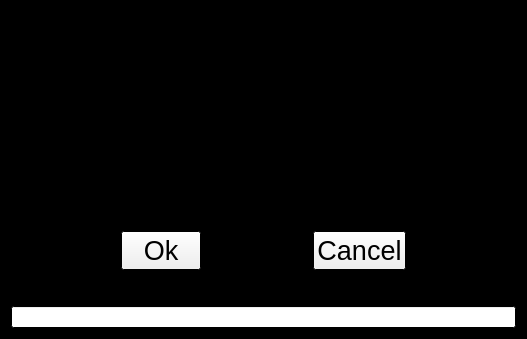
<?xml version="1.0" encoding="UTF-8"?>
<ui version="4.0">
 <class>UpgraderMain</class>
 <widget class="QWidget" name="UpgraderMain">
  <property name="geometry">
   <rect>
    <x>0</x>
    <y>0</y>
    <width>527</width>
    <height>339</height>
   </rect>
  </property>
  <property name="palette">
   <palette>
    <active>
     <colorrole role="Base">
      <brush brushstyle="SolidPattern">
       <color alpha="255">
        <red>255</red>
        <green>255</green>
        <blue>255</blue>
       </color>
      </brush>
     </colorrole>
     <colorrole role="Window">
      <brush brushstyle="SolidPattern">
       <color alpha="255">
        <red>0</red>
        <green>0</green>
        <blue>0</blue>
       </color>
      </brush>
     </colorrole>
    </active>
    <inactive>
     <colorrole role="Base">
      <brush brushstyle="SolidPattern">
       <color alpha="255">
        <red>255</red>
        <green>255</green>
        <blue>255</blue>
       </color>
      </brush>
     </colorrole>
     <colorrole role="Window">
      <brush brushstyle="SolidPattern">
       <color alpha="255">
        <red>0</red>
        <green>0</green>
        <blue>0</blue>
       </color>
      </brush>
     </colorrole>
    </inactive>
    <disabled>
     <colorrole role="Base">
      <brush brushstyle="SolidPattern">
       <color alpha="255">
        <red>0</red>
        <green>0</green>
        <blue>0</blue>
       </color>
      </brush>
     </colorrole>
     <colorrole role="Window">
      <brush brushstyle="SolidPattern">
       <color alpha="255">
        <red>0</red>
        <green>0</green>
        <blue>0</blue>
       </color>
      </brush>
     </colorrole>
    </disabled>
   </palette>
  </property>
  <layout class="QGridLayout" name="gridLayout">
   <item row="0" column="0" colspan="5">
    <widget class="QLabel" name="infoLabel">
     <property name="sizePolicy">
      <sizepolicy hsizetype="Preferred" vsizetype="Expanding">
       <horstretch>0</horstretch>
       <verstretch>0</verstretch>
      </sizepolicy>
     </property>
     <property name="palette">
      <palette>
       <active>
        <colorrole role="WindowText">
         <brush brushstyle="SolidPattern">
          <color alpha="255">
           <red>255</red>
           <green>255</green>
           <blue>255</blue>
          </color>
         </brush>
        </colorrole>
       </active>
       <inactive>
        <colorrole role="WindowText">
         <brush brushstyle="SolidPattern">
          <color alpha="255">
           <red>255</red>
           <green>255</green>
           <blue>255</blue>
          </color>
         </brush>
        </colorrole>
       </inactive>
       <disabled>
        <colorrole role="WindowText">
         <brush brushstyle="SolidPattern">
          <color alpha="255">
           <red>118</red>
           <green>118</green>
           <blue>117</blue>
          </color>
         </brush>
        </colorrole>
       </disabled>
      </palette>
     </property>
     <property name="font">
      <font>
       <pointsize>20</pointsize>
      </font>
     </property>
     <property name="text">
      <string/>
     </property>
     <property name="alignment">
      <set>Qt::AlignCenter</set>
     </property>
     <property name="wordWrap">
      <bool>true</bool>
     </property>
    </widget>
   </item>
   <item row="1" column="2">
    <spacer name="verticalSpacer">
     <property name="orientation">
      <enum>Qt::Vertical</enum>
     </property>
     <property name="sizeType">
      <enum>QSizePolicy::Maximum</enum>
     </property>
     <property name="sizeHint" stdset="0">
      <size>
       <width>20</width>
       <height>30</height>
      </size>
     </property>
    </spacer>
   </item>
   <item row="2" column="0">
    <spacer name="horizontalSpacer">
     <property name="orientation">
      <enum>Qt::Horizontal</enum>
     </property>
     <property name="sizeHint" stdset="0">
      <size>
       <width>40</width>
       <height>20</height>
      </size>
     </property>
    </spacer>
   </item>
   <item row="2" column="1">
    <widget class="QPushButton" name="okButton">
     <property name="font">
      <font>
       <pointsize>20</pointsize>
      </font>
     </property>
     <property name="text">
      <string>Ok</string>
     </property>
    </widget>
   </item>
   <item row="2" column="2">
    <spacer name="horizontalSpacer_3">
     <property name="orientation">
      <enum>Qt::Horizontal</enum>
     </property>
     <property name="sizeType">
      <enum>QSizePolicy::Maximum</enum>
     </property>
     <property name="sizeHint" stdset="0">
      <size>
       <width>100</width>
       <height>39</height>
      </size>
     </property>
    </spacer>
   </item>
   <item row="2" column="3">
    <widget class="QPushButton" name="cancelButton">
     <property name="font">
      <font>
       <pointsize>20</pointsize>
      </font>
     </property>
     <property name="text">
      <string>Cancel</string>
     </property>
    </widget>
   </item>
   <item row="2" column="4">
    <spacer name="horizontalSpacer_2">
     <property name="orientation">
      <enum>Qt::Horizontal</enum>
     </property>
     <property name="sizeHint" stdset="0">
      <size>
       <width>40</width>
       <height>20</height>
      </size>
     </property>
    </spacer>
   </item>
   <item row="5" column="0" colspan="5">
    <widget class="QProgressBar" name="progressBar">
     <property name="value">
      <number>0</number>
     </property>
     <property name="textVisible">
      <bool>false</bool>
     </property>
    </widget>
   </item>
   <item row="3" column="2">
    <spacer name="verticalSpacer_2">
     <property name="orientation">
      <enum>Qt::Vertical</enum>
     </property>
     <property name="sizeType">
      <enum>QSizePolicy::Maximum</enum>
     </property>
     <property name="sizeHint" stdset="0">
      <size>
       <width>20</width>
       <height>30</height>
      </size>
     </property>
    </spacer>
   </item>
  </layout>
 </widget>
 <resources/>
 <connections/>
</ui>
